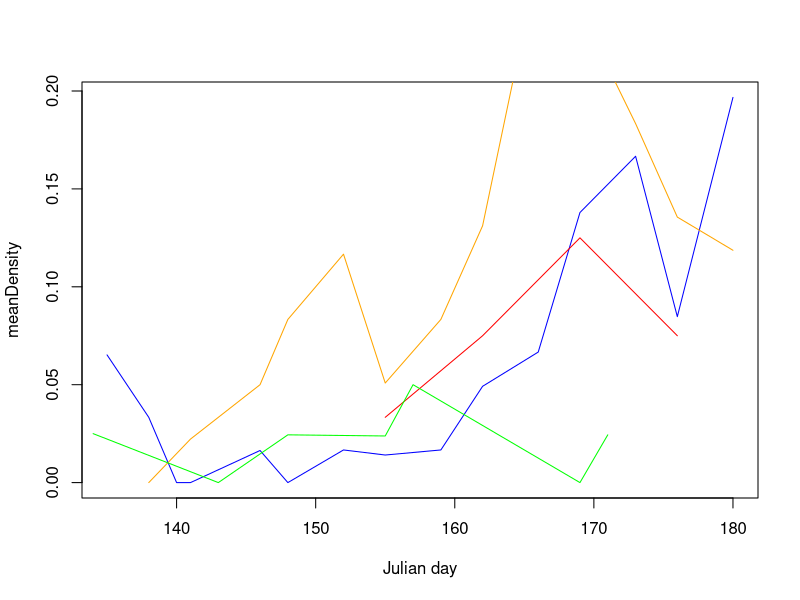

Generate this figure with R: (Note: this script raises an error after producing the figure.)
################################################
# Script for conducting basic analyses based on 
# Caterpillars Count! data exported from the
# phpMyAdmin project site.

# Data include:
#
# tbl_surveys: date, site, time, and temperature of all survey events
#
# tbl_orders: arthropod observed, their length, and count associated with
#             each survey event

# Load required libraries
library(plyr)
library(dplyr)
library(lubridate)
library(stringr)

# Read in data
surveys = read.csv('data/tbl_surveys.csv', header=F)
orders = read.csv('data/tbl_orders.csv', header=F)

names(surveys) = c('surveyID', 'site', 'userID', 'circle', 'survey', 'dateStart',
                   'dateSubmit', 'tempMin', 'tempMax', 'notes', 'plantSp',
                   'herbivory', 'photo', 'isValid')
names(orders) = c('recordID', 'surveyID', 'arthropod', 'length', 'notes',
                  'count', 'photo', 'time', 'isValid')

# Convert 'survey' field to character from factor
surveys$survey = as.character(surveys$survey)


# Merge orders and surveys table
orders2 = merge(surveys, orders, by = 'surveyID', all.x = T)

orders2$date = as.POSIXlt(word(orders2$dateStart, 1, sep = " "), format = "%m/%d/%Y")
orders2$julianday = yday(orders2$date)

orders3 = orders2[, c('surveyID', 'userID','site', 'survey', 'circle', 'date','julianday',
                      'plantSp','herbivory','arthropod','length',
                      'count','notes.y','notes.x')]

# Add column with arthopod order code
arthcodes = read.csv('arth_codes.csv', header=T)
arthcodes1 = arthcodes[, c('ArthCode', 'DataName')]
names(arthcodes1) = c('arthCode', 'arthropod')
orders4 <- merge(orders3, arthcodes1, all.x = TRUE, sort = FALSE)
orders4 <- orders4[, c('surveyID', 'userID','site', 'survey', 'circle', 'date','julianday',
                        'plantSp','herbivory','arthropod','arthCode','length',
                        'count','notes.y','notes.x')]
orders4 <- orders4[order(orders4$date),]

# Add a column indicating if the leaves were wet
orders4$wetLeaves = c()
tempwet <- sort(c(grep("wet leaves", orders4$notes.x), grep("Wet leaves", orders4$notes.x), 
      grep("very dewy", orders4$notes.x), grep("Wet Leaves", orders4$notes.x)))
orders4$wetLeaves = rep('no', nrow(orders4))
orders4$wetLeaves[tempwet] = 'yes'

#tempwet$wetLeaves = 'yes'
#tempwet1 <- tempwet[, c('surveyID', 'wetLeaves')]
#orders5 <- merge(orders4, tempwet1, by = 'wetLeaves', all.x = T)
#orders5$wetLeaves[is.na(orders5$wetLeaves)] = 'no'


# temp fix of date class
orders4$date = as.character(orders4$date)

# add a year column
tempdate <- substring(orders4$date, 1, 4)
orders4$year = tempdate

# List of unique survey events
events = unique(orders4[, c("surveyID", "userID", "date", "year", "julianday", "site", "circle", "survey")])


# Function for checking survey events for a given site and year

surveyCount = function(events, site, year) {
  subevents = subset(events, site == site & year == year)
  #Count number of survey locations per date
  survcount1 = data.frame(table(subevents$date))
  names(survcount1) = c('date', 'numSurveys')                        
  survcount2 = data.frame(table(subevents[, c('date', 'circle', 'survey')]))
  zerocounts = survcount2[survcount2$Freq == 0,]
  zerocounts = zerocounts[order(zerocounts$date, zerocounts$circle, zerocounts$survey),]
  multicounts = survcount2[survcount2$Freq > 1,]
  multicounts = multicounts[order(multicounts$date, multicounts$circle, multicounts$survey),]
}





# Calculate mean density per survey

meanDensityByDay = function(surveyData,            # merged dataframe of surveys and orders tables
                       ordersToInclude = 'All',       # which arthropod orders to calculate density for (codes)
                       byTreeSpecies = FALSE, # do we want to calculate densities separately for each tree?
                       minLength = 0,         # minimum arthropod size to include
                       inputYear,
                       inputSite, 
                       plot = F,
                       plotVar = 'meanDensity', # 'meanDensity' or 'fracSurveys'
                       new = T,
                       color = 'black',
                       ...)                  
  
  {
  dataYearSite = surveyData[surveyData$year == inputYear & surveyData$site == inputSite, ]
  effortByDay = data.frame(table(unique(dataYearSite[, c('surveyID', 'julianday')])$julianday))
  names(effortByDay) = c('julianday', 'numSurveys')
  
  if(ordersToInclude=='All') {
    ordersToInclude = unique(surveyData$arthCode)
  }
  
  temp = filter(surveyData,
                surveyData$year == inputYear & 
                surveyData$site == inputSite &
                length >= minLength & 
                arthCode %in% ordersToInclude)
  
  
  if (byTreeSpecies) {
    temp2 = ddply(temp, .(site, julianday, year, plantSp), summarize, 
                  totalCount = sum(count))
    
  } else {
    temp2 = ddply(temp, .(site, julianday, year), summarize, 
                  totalCount = sum(count), numSurveysGTzero = length(unique(surveyID[count > 0])))
  }
  
  temp3 = merge(effortByDay, temp2[, c('julianday', 'totalCount', 'numSurveysGTzero')], 
                by = 'julianday', all = T)
  temp3$totalCount[is.na(temp3$totalCount)] = 0
  temp3$meanDensity = temp3$totalCount/temp3$numSurveys
  temp3$fracSurveys = temp3$numSurveysGTzero / temp3$numSurveys
  temp3$julianday = as.numeric(as.character(temp3$julianday))
  if (plot & new) {
    plot(temp3$julianday, temp3[, plotVar], type = 'l', 
         col = color, xlab = "Julian day", ylab = plotVar, ...)
  } else if (plot & new==F) {
    points(temp3$julianday, temp3[, plotVar], type = 'l', col = color, ...)
  }
  return(temp3)
}





# Create different subsets of data for beat sheets vs visual surveys, 
# morning versus afternoon, etc. Also, try to pull out the number of leaves
# for the BEAT SHEETs.


# Separating the data:

# For the word function:
library(stringr)

# All visual surveys
visualsurvey = orders4[!grepl("BEAT SHEET", orders4$notes.x),]

# Botanical Garden visual surveys
visualsurveybg = visualsurvey[visualsurvey$site == 8892356,]

# Prairie Ridge visual surveys
visualsurveypr = visualsurvey[visualsurvey$site == 117,]


# For separating the Prairie Ridge data:

# Our visual surveys ONLY, not including repeat surveys
# Checked data and "REPEAT SURVEY" only format used so far to indicate
tempvis = visualsurveypr[!grepl("REPEAT SURVEY", visualsurveypr$notes.x),]
labsurvey = tempvis[tempvis$userID %in% c(69, 130, 131, 132), ]

# Our repeat surveys ONLY
repsurvey = visualsurveypr[grep("REPEAT SURVEY", visualsurveypr$notes.x),]

# Volunteer surveys
volsurvey = visualsurveypr[visualsurveypr$userID == 129,]

# Beat sheets and isolating # leaves into a new column
beatsheet = orders4[grep("BEAT SHEET", orders4$notes.x),]
leavesNumTemp <- word(beatsheet$notes.x, -1, sep = "= ")
leavesNumTemp1 <- word(leavesNumTemp, -1, sep = "BEAT SHEET; Leaves  ")
leavesNumTemp2 <- word(leavesNumTemp1, -1, sep = "BEAT SHEET; Leaves=")
leavesNumTemp3 <- word(leavesNumTemp2, 1, sep = ";")
leavesNumTemp4 <- word(leavesNumTemp3, 1, sep = ",")
leavesNumTemp5 <- gsub(" ", "", leavesNumTemp4)
leavesNumTemp6 <- gsub("\n", "", leavesNumTemp5)
leavesNumTemp7 <- gsub("Unknown", "unknown", leavesNumTemp6)
beatsheet$leavesNum <- as.numeric(leavesNumTemp7)


# Pulling out # Leaves, use strsplit(orders4$notes.x, "BEAT SHEET; Leaves = ")
# splitbeat <- strsplit(as.character(beatsheet$notes.x), split = "BEAT SHEET; Leaves = ")
# beatsheet$leavesBeatTemp = splitbeat


# Plotting and calculations

# Prairie Ridge
# temporarily going to take out julian day 170, not a PR day and only one caterpillar seen on one survey

labsurvey1 <- labsurvey[labsurvey$julianday != 170, ]
twoorders <- c('LEPL', 'ORTH')

# Plot our morning surveys, our beat sheet surveys, our repeat surveys, and the volunteer surveys all on one graph

# Caterpillars only, mean density
PRam = meanDensityByDay(labsurvey1, "LEPL", inputYear = 2015, inputSite = 117, plot = T, new = T, color = 'blue')
PRbs = meanDensityByDay(beatsheet, "LEPL", inputYear = 2015, inputSite = 117, plot = T, new = F, color = 'orange')
PRpm = meanDensityByDay(repsurvey, "LEPL", inputYear = 2015, inputSite = 117, plot = T, new = F, color = 'red')
PRvol = meanDensityByDay(volsurvey, "LEPL", inputYear = 2015, inputSite = 117, plot = T, new = F, color = 'green')

PRam = meanDensityByDay(labsurvey1, "LEPL", inputYear = 2015, inputSite = 117, plot = T, plotVar = '', new = T, color = 'blue')
PRbs = meanDensityByDay(beatsheet, "LEPL", inputYear = 2015, inputSite = 117, plot = T, plotVar = 'meanDensity', new = F, color = 'orange')
PRpm = meanDensityByDay(repsurvey, "LEPL", inputYear = 2015, inputSite = 117, plot = T, plotVar = 'meanDensity', new = F, color = 'red')
PRvol = meanDensityByDay(volsurvey, "LEPL", inputYear = 2015, inputSite = 117, plot = T, plotVar = 'meanDensity', new = F, color = 'green')
legend("topleft", c('lab am surveys', 'lab beat sheet', 'lab pm surveys', 'volunteer surveys'),lwd = 2, lty = 'solid', 
       col = c('blue', 'orange', 'red', 'green'))


# Caterpillars only, fraction of surveys with at least one caterpillar
PRam = meanDensityByDay(labsurvey1, "LEPL", inputYear = 2015, inputSite = 117, plot = T, plotVar = 'fracSurveys', new = T, color = 'blue')
PRbs = meanDensityByDay(beatsheet, "LEPL", inputYear = 2015, inputSite = 117, plot = T, plotVar = 'fracSurveys', new = F, color = 'orange')
PRpm = meanDensityByDay(repsurvey, "LEPL", inputYear = 2015, inputSite = 117, plot = T, plotVar = 'fracSurveys', new = F, color = 'red')
PRvol = meanDensityByDay(volsurvey, "LEPL", inputYear = 2015, inputSite = 117, plot = T, plotVar = 'fracSurveys', new = F, color = 'green')
legend("topleft", c('lab am surveys', 'lab beat sheet', 'lab pm surveys', 'volunteer surveys'),lwd = 2, lty = 'solid', 
       col = c('blue', 'orange', 'red', 'green'))


# All orders, fraction of surveys with at least one arthropod (?)
PRam = meanDensityByDay(labsurvey1, "All", inputYear = 2015, inputSite = 117, plot = T, plotVar = 'fracSurveys', 
                        new = T, color = 'blue', ylim = c(0.6, 1.1), lwd = 3)
PRbs = meanDensityByDay(beatsheet, "All", inputYear = 2015, inputSite = 117, plot = T, plotVar = 'fracSurveys', new = F, color = 'orange')
PRpm = meanDensityByDay(repsurvey, "All", inputYear = 2015, inputSite = 117, plot = T, plotVar = 'fracSurveys', new = F, color = 'red')
PRvol = meanDensityByDay(volsurvey, "All", inputYear = 2015, inputSite = 117, plot = T, plotVar = 'fracSurveys', new = F, color = 'green')
legend("topleft", c('lab am surveys', 'lab beat sheet', 'lab pm surveys', 'volunteer surveys'),lwd = 2, lty = 'solid', 
       col = c('blue', 'orange', 'red', 'green'))




# Merge each of the subsets above together
PRall1 = merge(PRam[,c('julianday','meanDensity')], PRbs[, c('julianday','meanDensity')], by='julianday', all = T)
names(PRall1) = c('julianday','density_am','density_bs')
PRall2 = merge(PRall1, PRpm[,c('julianday','meanDensity')], by = 'julianday', all = T)
names(PRall2)[4] = 'density_pm'
PRall = merge(PRall2, PRvol[,c('julianday','meanDensity')], by = 'julianday', all = T)
names(PRall)[5] = 'density_vol'


# Botanical Garden
BG = meanDensityByDay(visualsurveybg, 'LEPL', inputYear = '2015', inputSite = 8892356,
                      plot = T, new = T, color = 'black') 
